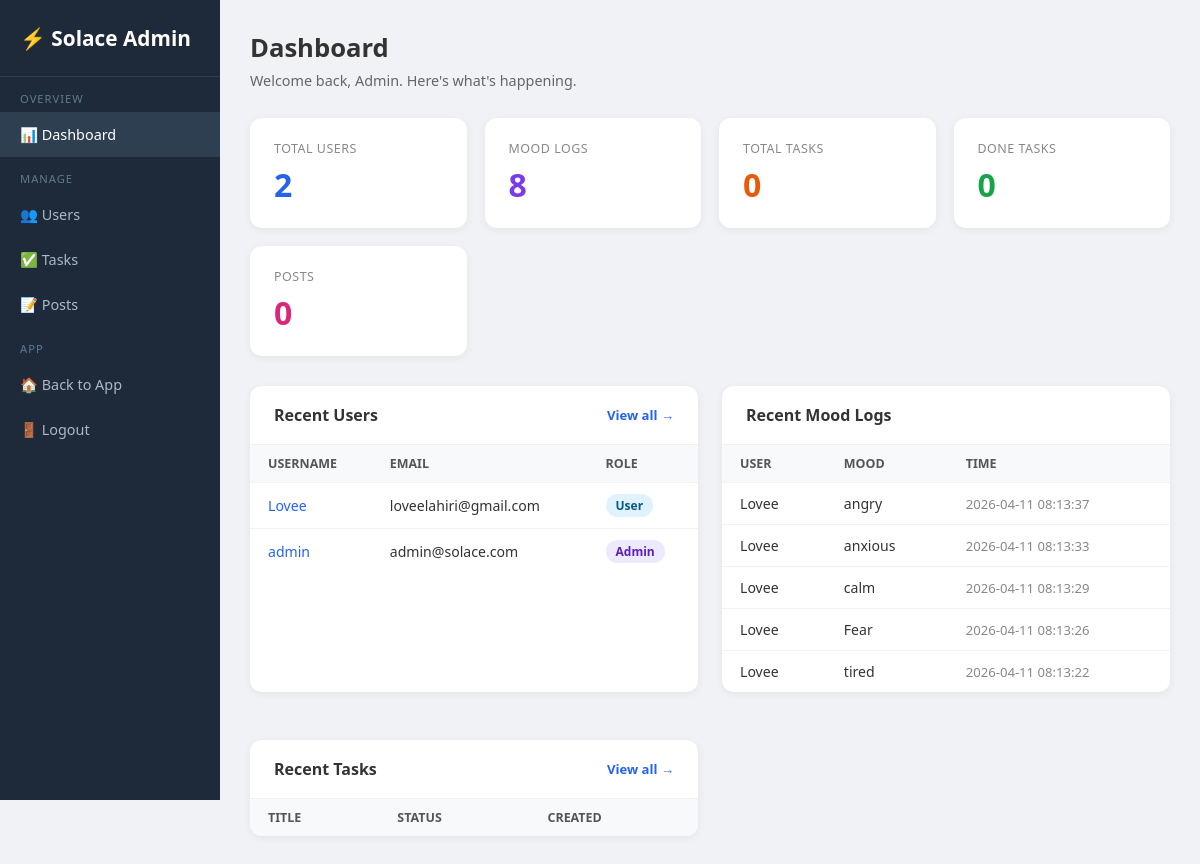
Page /admin (signed in) on the earlier database version.
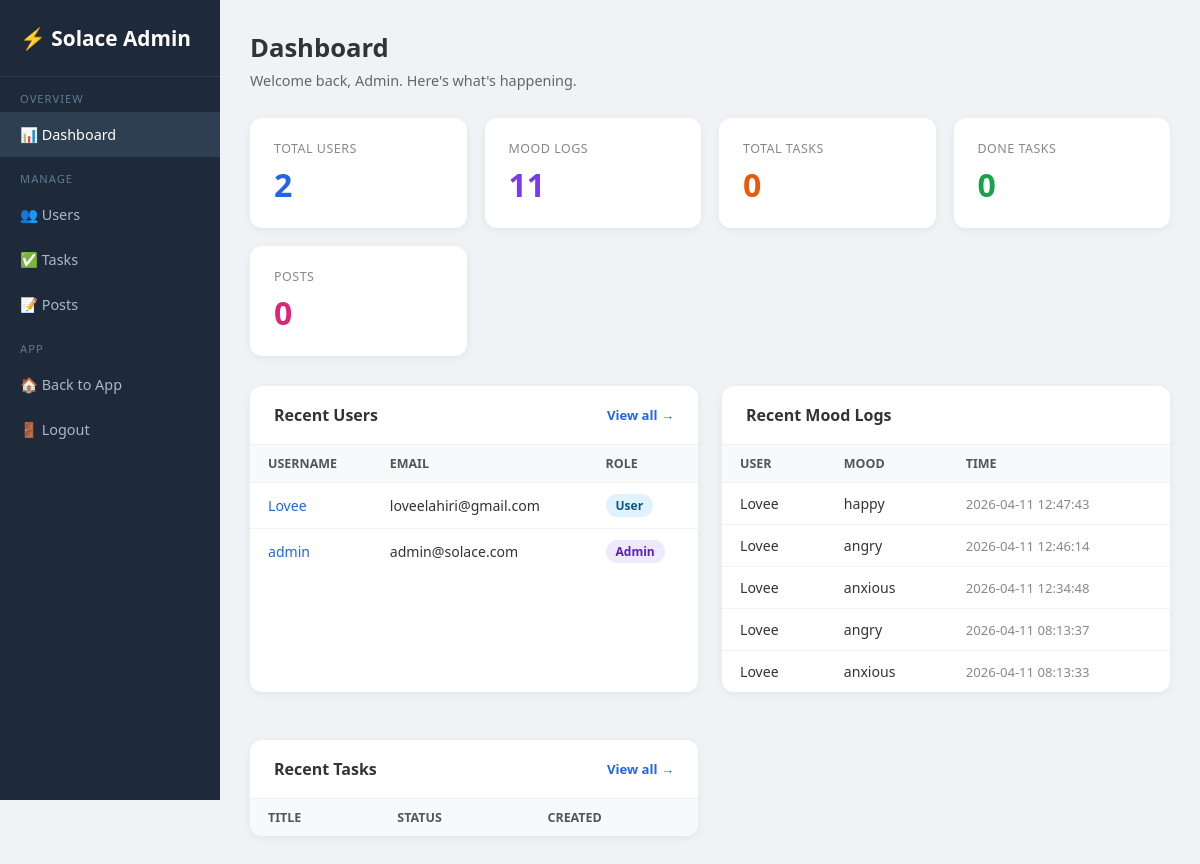
Same page on the later database version.
### tables this page shows
CREATE TABLE users (
                id         INTEGER PRIMARY KEY AUTOINCREMENT,
                username   TEXT UNIQUE NOT NULL,
                email      TEXT NOT NULL,
                password   TEXT NOT NULL,
                is_admin   INTEGER DEFAULT 0,
                created_at DATETIME DEFAULT CURRENT_TIMESTAMP
            );

CREATE TABLE mood_logs (
                id        INTEGER PRIMARY KEY AUTOINCREMENT,
                user_id   INTEGER NOT NULL REFERENCES users(id),
                mood      TEXT NOT NULL,
                timestamp DATETIME DEFAULT CURRENT_TIMESTAMP
            );

### app.py (the view)
@app.route("/admin")
@admin_required
def admin_dashboard() -> Any:
    with get_db() as conn:
        total_users  = conn.execute("SELECT COUNT(*) FROM users").fetchone()[0]
        total_moods  = conn.execute("SELECT COUNT(*) FROM mood_logs").fetchone()[0]
        total_tasks  = conn.execute("SELECT COUNT(*) FROM admin_tasks").fetchone()[0]
        done_tasks   = conn.execute("SELECT COUNT(*) FROM admin_tasks WHERE status='done'").fetchone()[0]
        total_posts  = conn.execute("SELECT COUNT(*) FROM posts").fetchone()[0]
        recent_users = conn.execute(
            "SELECT id, username, email, is_admin, created_at FROM users ORDER BY created_at DESC LIMIT 5"
        ).fetchall()
        recent_moods = conn.execute("""
            SELECT u.username, ml.mood, ml.timestamp
            FROM mood_logs ml JOIN users u ON ml.user_id=u.id
            ORDER BY ml.timestamp DESC LIMIT 5
        """).fetchall()
        recent_tasks = conn.execute(
            "SELECT title, status, created_at FROM admin_tasks ORDER BY created_at DESC LIMIT 5"
        ).fetchall()
    return render_template(
        "admin/dashboard.html",
        total_users=total_users, total_moods=total_moods,
        total_tasks=total_tasks, done_tasks=done_tasks, total_posts=total_posts,
        recent_users=recent_users, recent_moods=recent_moods, recent_tasks=recent_tasks,
    )

### app.py (called while the page is built)
def get_db() -> sqlite3.Connection:
    conn = sqlite3.connect("database.db")
    conn.row_factory = sqlite3.Row
    return conn

def admin_required(f: Any) -> Any:
    @wraps(f)
    def dec(*args: Any, **kwargs: Any) -> Any:
        if "user_id" not in session or not session.get("is_admin"):
            flash("Admin access required.")
            return redirect(url_for("login_page"))
        return f(*args, **kwargs)
    return dec

### templates/admin/dashboard.html (shortened to what this page needs)
<!DOCTYPE html>
<html lang="en">
<head>
</head>
<body>
<div class="sidebar">
  <div class="logo">⚡ Solace Admin</div>
  <nav>
    <div class="section-label">Overview</div>
    <a href="/admin" class="active">📊 Dashboard</a>
    <div class="section-label">Manage</div>
    <a href="/admin/users">👥 Users</a>
    <a href="/admin/tasks">✅ Tasks</a>
    <a href="/admin/posts">📝 Posts</a>
    <div class="section-label">App</div>
    <a href="/tracker">🏠 Back to App</a>
    <a href="/logout">🚪 Logout</a>
  </nav>
</div>
<div class="main">
  <div class="page-title">Dashboard</div>
  <div class="page-sub">Welcome back, Admin. Here's what's happening.</div>
  <div class="stats">
    <div class="stat-card blue">
      <div class="label">Total Users</div>
      <div class="value">{{ total_users }}</div>
    </div>
    <div class="stat-card purple">
      <div class="label">Mood Logs</div>
      <div class="value">{{ total_moods }}</div>
    </div>
    <div class="stat-card orange">
      <div class="label">Total Tasks</div>
      <div class="value">{{ total_tasks }}</div>
    </div>
    <div class="stat-card green">
      <div class="label">Done Tasks</div>
      <div class="value">{{ done_tasks }}</div>
    </div>
    <div class="stat-card pink">
      <div class="label">Posts</div>
      <div class="value">{{ total_posts }}</div>
    </div>
  </div>
  <div class="grid2">
    <div class="card">
      <div class="card-header">Recent Users <a href="/admin/users">View all →</a></div>
      <table>
        <thead><tr><th>Username</th><th>Email</th><th>Role</th></tr></thead>
        <tbody>
          {% for u in recent_users %}
          <tr>
            <td><a href="/admin/users/{{ u.id }}" style="color:#2563eb;text-decoration:none">{{ u.username }}</a></td>
            <td>{{ u.email }}</td>
            <td><span class="badge {{ 'admin' if u.is_admin else 'user' }}">{{ 'Admin' if u.is_admin else 'User' }}</span></td>
          </tr>
          {% endfor %}
        </tbody>
      </table>
    </div>
    <div class="card">
      <div class="card-header">Recent Mood Logs</div>
      <table>
        <thead><tr><th>User</th><th>Mood</th><th>Time</th></tr></thead>
        <tbody>
          {% for m in recent_moods %}
          <tr>
            <td>{{ m.username }}</td>
            <td>{{ m.mood }}</td>
            <td style="color:#888;font-size:0.82rem">{{ m.timestamp }}</td>
          </tr>
          {% endfor %}
        </tbody>
      </table>
    </div>
    <div class="card">
      <div class="card-header">Recent Tasks <a href="/admin/tasks">View all →</a></div>
      <table>
        <thead><tr><th>Title</th><th>Status</th><th>Created</th></tr></thead>
      </table>
    </div>
  </div>
</div>
</body>
</html>

### templates/admin/dashboard.html (style rules this page uses)
* { box-sizing: border-box; margin: 0; padding: 0; }
body { font-family: 'Segoe UI', sans-serif; background: #f0f2f5; color: #333; }
.sidebar { width: 220px; position: fixed; top: 0; left: 0; height: 100vh; background: #1e2a3a; color: #cdd9e5; display: flex; flex-direction: column; }
.sidebar .logo { padding: 24px 20px; font-size: 1.3rem; font-weight: 700; color: #fff; border-bottom: 1px solid #2e3f52; }
.sidebar nav a { display: block; padding: 13px 20px; color: #aab8c8; text-decoration: none; font-size: 0.9rem; transition: background 0.15s; }
.sidebar nav a:hover, .sidebar nav a.active { background: #2e3f52; color: #fff; }
.sidebar nav .section-label { padding: 14px 20px 6px; font-size: 0.7rem; text-transform: uppercase; letter-spacing: 1px; color: #5f7a90; }
.main { margin-left: 220px; padding: 30px; }
.page-title { font-size: 1.6rem; font-weight: 700; margin-bottom: 6px; }
.page-sub { color: #666; font-size: 0.9rem; margin-bottom: 28px; }
.stats { display: grid; grid-template-columns: repeat(auto-fit, minmax(180px, 1fr)); gap: 18px; margin-bottom: 30px; }
.stat-card { background: #fff; border-radius: 12px; padding: 22px 24px; box-shadow: 0 2px 8px rgba(0,0,0,.06); }
.stat-card .label { font-size: 0.78rem; color: #888; text-transform: uppercase; letter-spacing: .5px; }
.stat-card .value { font-size: 2rem; font-weight: 700; margin-top: 6px; }
.stat-card.blue .value { color: #2563eb; }
.stat-card.green .value { color: #16a34a; }
.stat-card.orange .value { color: #ea580c; }
.stat-card.purple .value { color: #7c3aed; }
.stat-card.pink .value { color: #db2777; }
.card { background: #fff; border-radius: 12px; box-shadow: 0 2px 8px rgba(0,0,0,.06); margin-bottom: 24px; overflow: hidden; }
.card-header { padding: 18px 24px; font-weight: 600; font-size: 1rem; border-bottom: 1px solid #f0f0f0; display: flex; justify-content: space-between; align-items: center; }
.card-header a { font-size: 0.82rem; color: #2563eb; text-decoration: none; }
table { width: 100%; border-collapse: collapse; font-size: 0.88rem; }
th { background: #f8f9fb; padding: 10px 18px; text-align: left; font-weight: 600; color: #555; font-size: 0.78rem; text-transform: uppercase; }
td { padding: 11px 18px; border-top: 1px solid #f2f2f2; }
.badge { display: inline-block; padding: 3px 10px; border-radius: 20px; font-size: 0.75rem; font-weight: 600; }
.badge.admin { background: #ede9fe; color: #5b21b6; }
.badge.user { background: #e0f2fe; color: #075985; }
.grid2 { display: grid; grid-template-columns: 1fr 1fr; gap: 24px; }

Differences in the rows shown:
no longer on this page (row unchanged): mood_logs: username "Lovee", mood "calm", timestamp "2026-04-11 08:13:29"
no longer on this page (row unchanged): mood_logs: username "Lovee", mood "Fear", timestamp "2026-04-11 08:13:26"
no longer on this page (row unchanged): mood_logs: username "Lovee", mood "tired", timestamp "2026-04-11 08:13:22"
added mood_logs: username "Lovee", mood "happy", timestamp "2026-04-11 12:47:43"
added mood_logs: username "Lovee", mood "angry", timestamp "2026-04-11 12:46:14"
added mood_logs: username "Lovee", mood "anxious", timestamp "2026-04-11 12:34:48"
Other differences:
{{ total_moods }}: "8" → "11"
